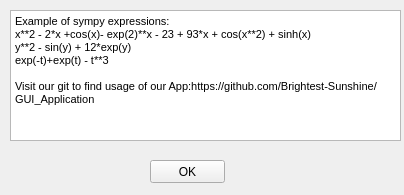
<?xml version="1.0" encoding="UTF-8"?>
<ui version="4.0">
 <class>About</class>
 <widget class="QWidget" name="About">
  <property name="geometry">
   <rect>
    <x>0</x>
    <y>0</y>
    <width>404</width>
    <height>195</height>
   </rect>
  </property>
  <property name="windowTitle">
   <string>About</string>
  </property>
  <widget class="QPushButton" name="pushButton">
   <property name="geometry">
    <rect>
     <x>150</x>
     <y>160</y>
     <width>75</width>
     <height>23</height>
    </rect>
   </property>
   <property name="text">
    <string>OK</string>
   </property>
  </widget>
  <widget class="QTextBrowser" name="textBrowser">
   <property name="geometry">
    <rect>
     <x>10</x>
     <y>10</y>
     <width>391</width>
     <height>131</height>
    </rect>
   </property>
   <property name="html">
    <string>&lt;!DOCTYPE HTML PUBLIC &quot;-//W3C//DTD HTML 4.0//EN&quot; &quot;http://www.w3.org/TR/REC-html40/strict.dtd&quot;&gt;
&lt;html&gt;&lt;head&gt;&lt;meta name=&quot;qrichtext&quot; content=&quot;1&quot; /&gt;&lt;style type=&quot;text/css&quot;&gt;
p, li { white-space: pre-wrap; }
&lt;/style&gt;&lt;/head&gt;&lt;body style=&quot; font-family:'MS Shell Dlg 2'; font-size:8.25pt; font-weight:400; font-style:normal;&quot;&gt;
&lt;p style=&quot; margin-top:0px; margin-bottom:0px; margin-left:0px; margin-right:0px; -qt-block-indent:0; text-indent:0px;&quot;&gt;Example of sympy expressions:&lt;/p&gt;
&lt;p style=&quot; margin-top:0px; margin-bottom:0px; margin-left:0px; margin-right:0px; -qt-block-indent:0; text-indent:0px;&quot;&gt;x**2 - 2*x +cos(x)- exp(2)**x - 23 + 93*x + cos(x**2) + sinh(x)&lt;/p&gt;
&lt;p style=&quot; margin-top:0px; margin-bottom:0px; margin-left:0px; margin-right:0px; -qt-block-indent:0; text-indent:0px;&quot;&gt;y**2 - sin(y) + 12*exp(y)&lt;/p&gt;
&lt;p style=&quot; margin-top:0px; margin-bottom:0px; margin-left:0px; margin-right:0px; -qt-block-indent:0; text-indent:0px;&quot;&gt;exp(-t)+exp(t) - t**3&lt;/p&gt;
&lt;p style=&quot;-qt-paragraph-type:empty; margin-top:0px; margin-bottom:0px; margin-left:0px; margin-right:0px; -qt-block-indent:0; text-indent:0px;&quot;&gt;&lt;br /&gt;&lt;/p&gt;
&lt;p style=&quot; margin-top:0px; margin-bottom:0px; margin-left:0px; margin-right:0px; -qt-block-indent:0; text-indent:0px;&quot;&gt;Visit our git to find usage of our App:https://github.com/Brightest-Sunshine/GUI_Application&lt;/p&gt;&lt;/body&gt;&lt;/html&gt;</string>
   </property>
  </widget>
 </widget>
 <resources/>
 <connections/>
</ui>
